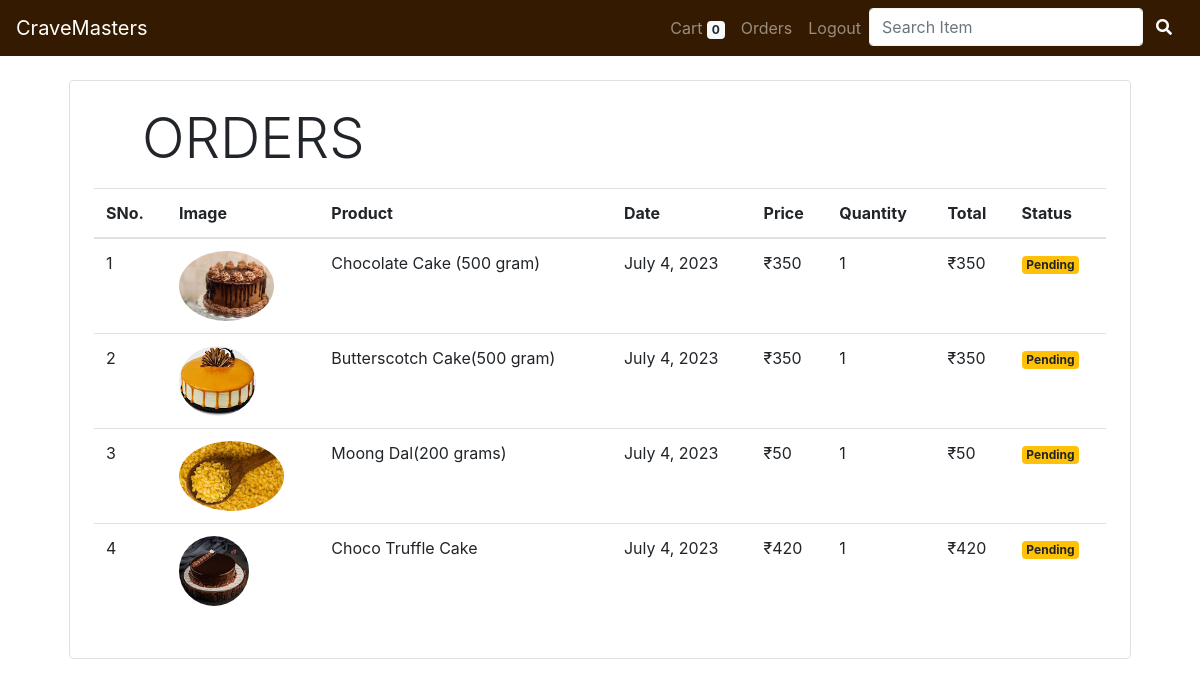
The page /orders (signed in) on the database its author committed.
### store/models/orders.py (models this page shows, shortened)
class Order(models.Model):
    product = models.ForeignKey(Product , on_delete=models.CASCADE)
    customer = models.ForeignKey(Customer , on_delete=models.CASCADE)
    quantity = models.IntegerField(default=1)
    price = models.IntegerField()
    address = models.CharField(max_length=50 , default='' , blank=True)
    phone = models.CharField(max_length=10 , default='' , blank=True)
    date = models.DateField(default=datetime.datetime.today)
    status = models.BooleanField(default=False)
    @staticmethod
    def get_orders_by_customer(customer_id):
        return Order\
            .objects\
            .filter(customer=customer_id)\
            .order_by('-date')

### store/models/product.py (models this page shows, shortened)
class Product(models.Model):
    name = models.CharField(max_length=50)
    price = models.IntegerField(default=0)
    description = models.CharField(max_length=200, default='')
    image = models.ImageField(upload_to='uploads/products/')
    category = models.ForeignKey(Category, on_delete=models.CASCADE, default=1)

### store/views/orders.py (the view)
# urls.py: path('orders', OrderView.as_view(), name='orders'),
class OrderView(View):
    @method_decorator(Auth_Middleware)
    def get(self , request):
        customer = request.session.get('customer')
        orders = Order.get_orders_by_customer(customer)
        return render(request , 'orders.html' , {'orders': orders})

### store/templatetags/custom_filter.py (called while the page is built)
@register.filter(name='currency')
def currency(number):
    return "₹"+str(number)

@register.filter(name='multiply')
def multiply(number1, number2):
    return (number1*number2)

### store/templates/orders.html
{% extends 'base.html' %}
{% block content %}
{% load cart %}
{% load custom_filter %}
<div class="container">
  <div class="border rounded p-4 m-4">
    <p class="display-4 pl-4 ml-4">ORDERS</p>
    <table class="table">
      <thead>
        <tr>
          <th>SNo.</th>
          <th>Image</th>
          <th>Product</th>
          <th>Date</th>
          <th>Price</th>
          <th>Quantity</th>
          <th>Total</th>
          <th>Status</th>
        </tr>
      </thead>
      <tbody>
        {% for order in orders %}
        <tr>
          <td>{{forloop.counter}} </td>
          <td><img style="height: 70px;" class="rounded-circle" src="{{order.product.image.url}}"> </td>
          <td>{{order.product.name}}</td>
          <td>{{order.date}}</td>
          <td>{{order.price|currency}}</td>
          <td>{{order.quantity}}</td>
          <td>{{order.quantity|multiply:order.price|currency}}</td>
          {% if order.status %}
          <td><small class="badge badge-success">Completed</small></td>
          {% else %}
          <td><small class="badge badge-warning">Pending</small></td>
          {% endif %}
        </tr>
        {% endfor %}
      </tbody>
    </table>
  </div>
</div>
{% endblock %}

### store/templates/base.html (style rules this page uses)
:root { --primary-color: #331A00; --accent-color: #F4F2F0; --hover-color: #966C59; --navbar-bg: var(--primary-color); --navbar-link-color: var(--accent-color); --category-color: white; --font-style: Arial, sans-serif; }

### rows shown on the page
Order: product.image (picture), product.name "Chocolate Cake (500 gram)", date "July 4, 2023", price "₹350", quantity "1", quantity|multiply "₹350", status "Pending"
Order: product.image (picture), product.name "Butterscotch Cake(500 gram)", date "July 4, 2023", price "₹350", quantity "1", quantity|multiply "₹350", status "Pending"
Order: product.image (picture), product.name "Moong Dal(200 grams)", date "July 4, 2023", price "₹50", quantity "1", quantity|multiply "₹50", status "Pending"
Order: product.image (picture), product.name "Choco Truffle Cake", date "July 4, 2023", price "₹420", quantity "1", quantity|multiply "₹420", status "Pending"

### other values the page prints
{{ request.session.cart.keys|length }} "0"
